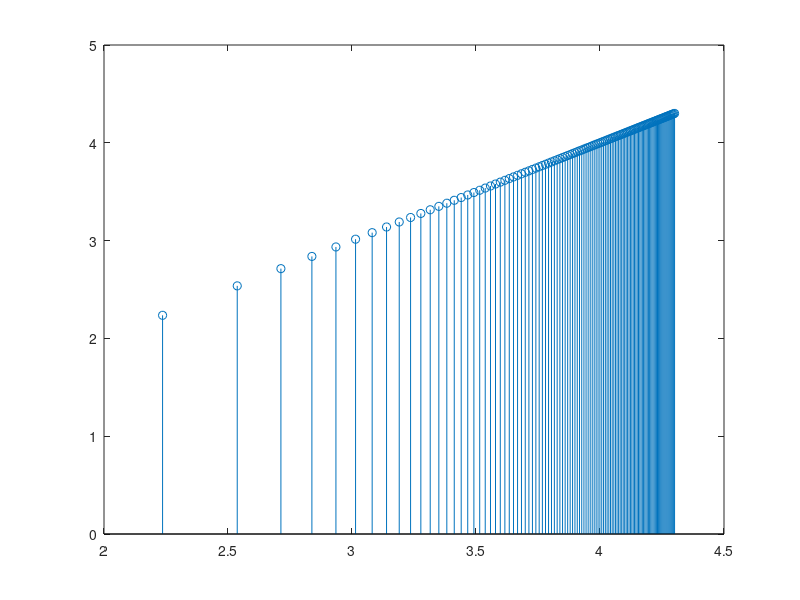

Reproduce this figure in MATLAB.
clear, clc, close;
fs=44100;
fMax=fs/2;
Nfft= 256;
numValues = Nfft/2;
binWidth = fs/Nfft;
% bins = (0:numValues).*(fMax/numValues);
bins = (0:numValues).*binWidth;

% after removing >20kHz, length is Nfft/2 -1
bins = bins(bins<20000);
logBins = log10(bins);
stem(logBins,logBins)
logBins = 1920*logBins/max(logBins)


% logs=logspace(0,log10(20000),128);
% figure; semilogx(logs, logs);
% 
% logs = 10.^linspace(0,log10(20000),128);
% figure; semilogx(logs, logs);
% 
% grid on;